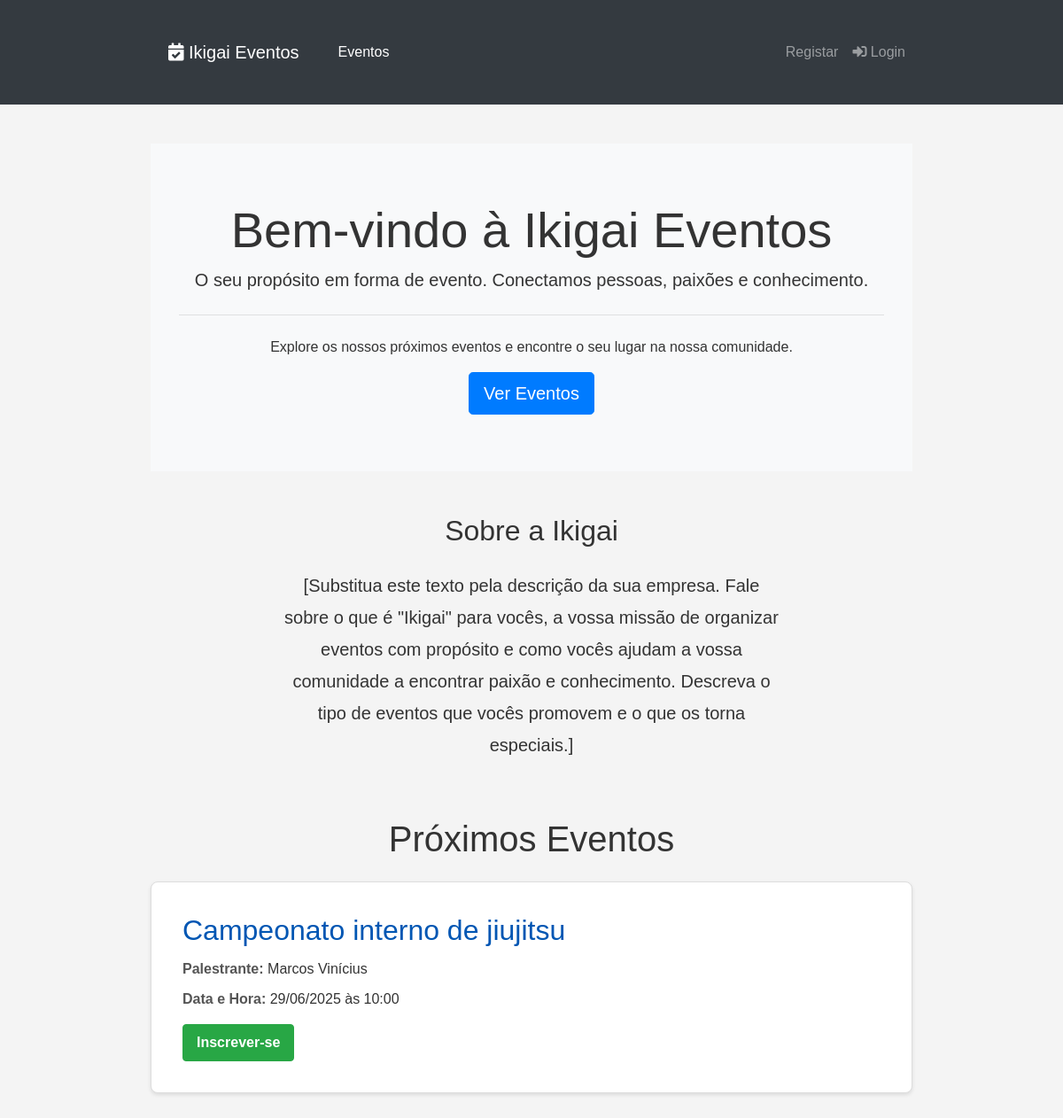
Before: / with the older database file.
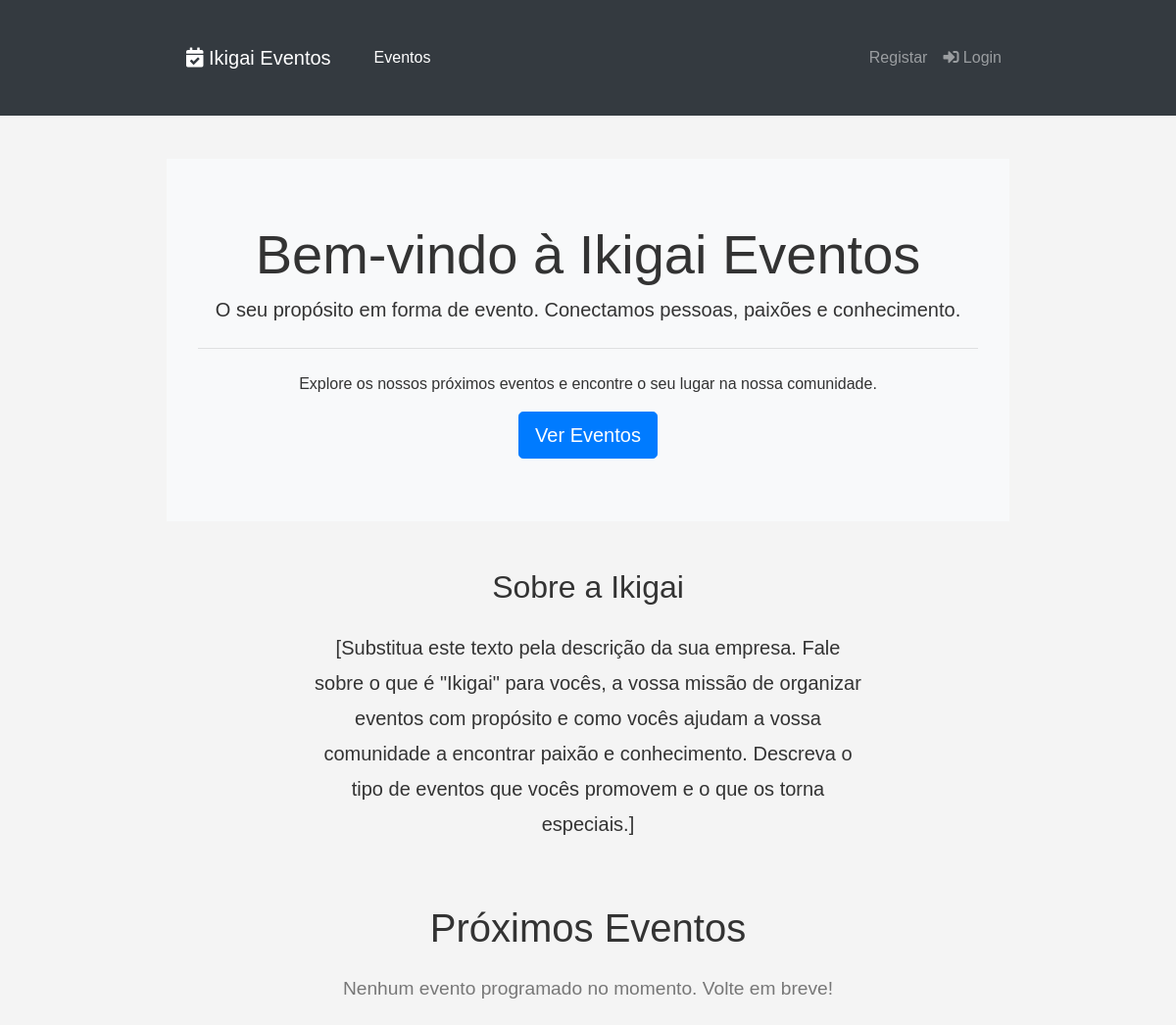
After: the same page with the newer database file.
### app/models.py (models this page shows, shortened)
class Evento(db.Model):
    __tablename__ = 'eventos'
    id = db.Column(db.Integer, primary_key=True)
    nome_evento = db.Column(db.String(200), nullable=False)
    data_hora_evento = db.Column(db.DateTime, nullable=False)
    palestrante = db.Column(db.String(100))
    imagem_palestrante = db.Column(db.String(300), nullable=True) # URL para a imagem
    descricao = db.Column(db.Text)
    local_evento = db.Column(db.String(200))
    preco = db.Column(db.Float, default=0.0)
    numero_vagas = db.Column(db.Integer, nullable=False)
    inscricoes = db.relationship('Inscricao', backref='evento', lazy=True)

### app/routes.py (the view)
@public_bp.route('/')
def index():
    eventos = Evento.query.filter(Evento.data_hora_evento >= datetime.utcnow()).order_by(Evento.data_hora_evento).all()
    return render_template('index.html', eventos=eventos)

### app/templates/index.html (shortened to what this page needs)
{% extends "base.html" %}
{% block content %}
    <div class="jumbotron text-center bg-light mb-5">
        <h1 class="display-4">Bem-vindo à Ikigai Eventos</h1>
        <p class="lead">O seu propósito em forma de evento. Conectamos pessoas, paixões e conhecimento.</p>
        <hr class="my-4">
        <p>Explore os nossos próximos eventos e encontre o seu lugar na nossa comunidade.</p>
        <a class="btn btn-primary btn-lg" href="#eventos" role="button">Ver Eventos</a>
    </div>
    <div id="sobre" class="mb-5">
        <div class="row">
            <div class="col-lg-8 offset-lg-2 text-center">
                <h2 class="mb-4">Sobre a Ikigai</h2>
                <p class="lead" style="line-height: 1.8;">
                    [Substitua este texto pela descrição da sua empresa. Fale sobre o que é "Ikigai" para vocês, a vossa
                    missão de organizar eventos com propósito e como vocês ajudam a vossa comunidade a encontrar paixão
                    e conhecimento. Descreva o tipo de eventos que vocês promovem e o que os torna especiais.]
                </p>
            </div>
        </div>
    </div>
    <h1 class="mb-4 text-center" id="eventos">Próximos Eventos</h1>
    {% if eventos %}
        {% for evento in eventos %}
            <div class="evento card mb-4">
                <div class="card-body">
                    <div class="row">
                        <div class="col-md-{{ '9' if evento.imagem_palestrante else '12' }}">
                            <h2 class="card-title">{{ evento.nome_evento }}</h2>
                            {% if evento.palestrante %}
                                <p><strong>Palestrante:</strong> {{ evento.palestrante }}</p>
                            {% endif %}
                            <p><strong>Data e Hora:</strong> {{ evento.data_hora_evento.strftime('%d/%m/%Y às %H:%M') }}
                            </p>
                            <a href="{{ url_for('public.inscrever_evento', evento_id=evento.id) }}"
                               class="inscricao-link btn btn-success mt-2">Inscrever-se</a>
                        </div>
                    </div>
                </div>
            </div>
        {% endfor %}
    {% else %}
        <p class="sem-eventos">Nenhum evento programado no momento. Volte em breve!</p>
    {% endif %}
{% endblock %}

### app/templates/base.html (shortened to what this page needs)
<!DOCTYPE html>
<html lang="pt-BR">
<head>
    <link rel="stylesheet" href="https://stackpath.bootstrapcdn.com/bootstrap/4.5.2/css/bootstrap.min.css"
>
    <link rel="stylesheet" href="https://cdnjs.cloudflare.com/ajax/libs/font-awesome/5.15.3/css/all.min.css">
    <link rel="stylesheet" href="{{ url_for('static', filename='css/estilos_publicos.css') }}">
</head>
<body>
<nav class="navbar navbar-expand-lg navbar-dark bg-dark mb-4">
    <div class="container">
        <a class="navbar-brand" href="{{ url_for('public.index') }}">
            <i class="fas fa-calendar-check"></i> Ikigai Eventos
        </a>
        <div class="collapse navbar-collapse" id="navbarNav">
            <ul class="navbar-nav mr-auto">
                <li class="nav-item active">
                    <a class="nav-link" href="{{ url_for('public.index') }}">Eventos </a>
                </li>
            </ul>
            <ul class="navbar-nav">
                {% if current_user.is_authenticated %}
                    <li class="nav-item dropdown">
                        <a class="nav-link dropdown-toggle" href="#" id="navbarUserDropdown" role="button"
                           data-toggle="dropdown" aria-haspopup="true" aria-expanded="false">
                            <i class="fas fa-user-circle"></i> Olá, {{ current_user.username }}
                        </a>
                        <div class="dropdown-menu dropdown-menu-right" aria-labelledby="navbarUserDropdown">
                            <a class="dropdown-item" href="{{ url_for('auth.perfil') }}">Meu Perfil</a>
                            {% if current_user.role == 'admin' %}
                                <a class="dropdown-item" href="{{ url_for('admin.dashboard') }}">Área
                                    Administrativa</a>
                            {% endif %}
                            <div class="dropdown-divider"></div>
                            <a class="dropdown-item" href="{{ url_for('auth.logout') }}">Sair (Logout)</a>
                        </div>
                    </li>
                {% else %}
                    <li class="nav-item">
                        <a class="nav-link" href="{{ url_for('auth.register') }}">Registar</a>
                    </li>
                    <li class="nav-item">
                        <a class="nav-link" href="{{ url_for('auth.login') }}">
                            <i class="fas fa-sign-in-alt"></i> Login
                        </a>
                    </li>
                {% endif %}
            </ul>
        </div>
    </div>
</nav>
<main class="container">
    {% block content %}{% endblock %}
</main>
</body>
</html>

### app/static/css/estilos_publicos.css (style rules this page uses)
body { font-family: sans-serif; margin: 0; background-color: #f4f4f4; color: #333; }
.navbar { background-color: #333; overflow: hidden; padding: 10px 0; margin-bottom: 20px; width: 100%; }
.navbar a { float: left; display: block; color: white; text-align: center; padding: 14px 20px; text-decoration: none; }
.container { padding: 20px; max-width: 900px; margin: auto; }
h1 { color: #333; text-align: center; }
.sem-eventos { text-align: center; font-size: 1.2em; color: #777; }
.jumbotron { border-radius: 0; background-color: #e9ecef; }

Changed rows visible on the page:
removed Evento: nome_evento "Campeonato interno de jiujitsu", palestrante "Marcos Vinícius", data_hora_evento "29/06/2025 às 10:00"
Other visible differences:
text now shown: "Nenhum evento programado no momento. Volte em breve!"
